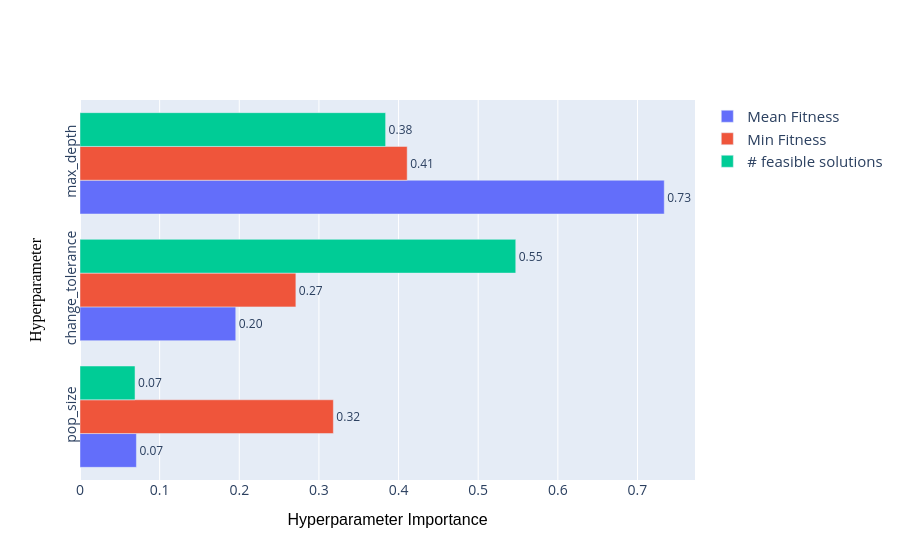

Notebook cell for this chart:
### Code cell
fig.update_layout(
    title=None,
    yaxis=dict(
        tickangle=-90,  # Rotates tick labels on the Y-axis
        tickfont=dict(size=14),
        title=dict(
            font=dict(size=16, family="Arial Black", color="black")
        )
    ),
    xaxis=dict(
        tickfont=dict(size=14),
        title=dict(font=dict(size=16, family="Helvetica Bold, sans-serif", color="black"))
    ),
    legend=dict(
        font=dict(size=15)
    )
)

### Figure 1 — Plotly figure (JSON) as saved in the notebook; plotly's stock layout.template omitted (floating-point values rounded to 4 significant figures)
{"data": [{"cliponaxis": false, "hovertemplate": ["pop_size (IntDistribution): 0.07082646695494947<extra></extra>", "change_tolerance (IntDistribution): 0.19556780477365604<extra></extra>", "max_depth (IntDistribution): 0.7336057282713944<extra></extra>"], "name": "Mean Fitness", "orientation": "h", "text": ["0.07", "0.20", "0.73"], "textposition": "outside", "type": "bar", "x": [0.07083, 0.1956, 0.7336], "y": ["pop_size", "change_tolerance", "max_depth"]}, {"cliponaxis": false, "hovertemplate": ["change_tolerance (IntDistribution): 0.27105183253083803<extra></extra>", "pop_size (IntDistribution): 0.31812287662781696<extra></extra>", "max_depth (IntDistribution): 0.410825290841345<extra></extra>"], "name": "Min Fitness", "orientation": "h", "text": ["0.27", "0.32", "0.41"], "textposition": "outside", "type": "bar", "x": [0.2711, 0.3181, 0.4108], "y": ["change_tolerance", "pop_size", "max_depth"]}, {"cliponaxis": false, "hovertemplate": ["pop_size (IntDistribution): 0.06909470535497281<extra></extra>", "max_depth (IntDistribution): 0.3837439703403007<extra></extra>", "change_tolerance (IntDistribution): 0.5471613243047264<extra></extra>"], "name": "# feasible solutions", "orientation": "h", "text": ["0.07", "0.38", "0.55"], "textposition": "outside", "type": "bar", "x": [0.06909, 0.3837, 0.5472], "y": ["pop_size", "max_depth", "change_tolerance"]}], "layout": {"legend": {"font": {"size": 15}}, "title": {}, "xaxis": {"tickfont": {"size": 14}, "title": {"font": {"color": "black", "family": "Helvetica Bold, sans-serif", "size": 16}, "text": "Hyperparameter Importance"}}, "yaxis": {"tickangle": -90, "tickfont": {"size": 14}, "title": {"font": {"color": "black", "family": "Arial Black", "size": 16}, "text": "Hyperparameter"}}}}
